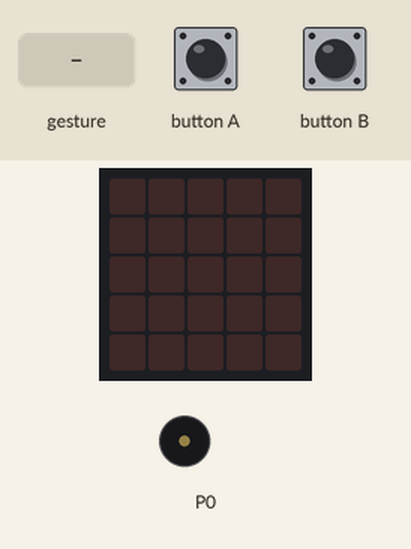
This program was run on a simulated BBC micro:bit (MakeCode). Parts: the board's 5×5 LED display, buzzer (waves = sounding). The test bench sets the inputs (shaded band). Random numbers come from a fixed seed; a tilt is held for 1.5 s and a shake lasts 1 s, then the board lies face up again.

Above: at 1.2 s.
1.3 s: gesture 'shake'
At 1.7 s:
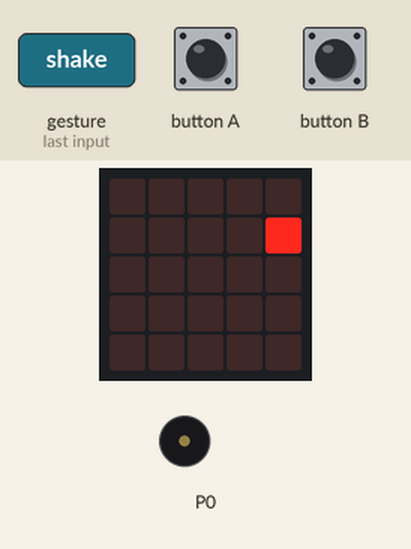
3.4 s: button A pressed for 0.15 s
At 5.9 s:
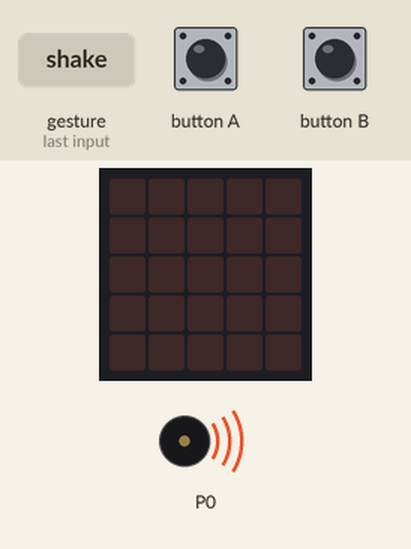
6.4 s: gesture 'shake'
At 6.92 s:
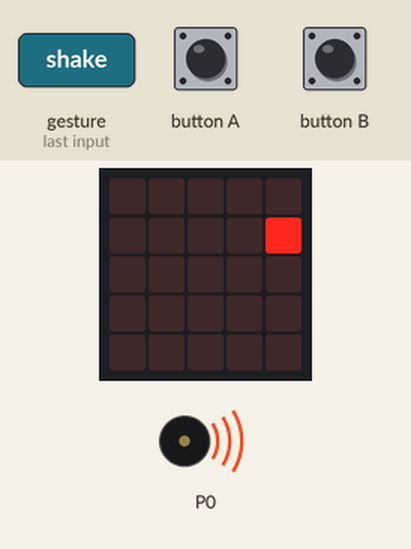
Timing chart, 0 to 15.4 s (numbered marks = the images above; inputs shaded):
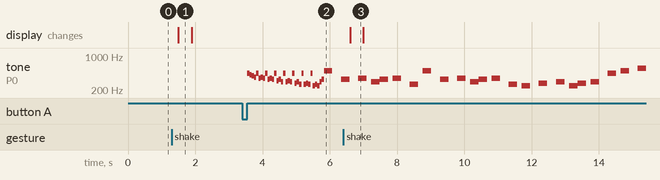

Measured:
- after the input at 1.3 s, the display: changes after 0.20 s (image 1)
- after the input at 3.4 s, tone on P0: plays 440 Hz for 0.07 s, 415 Hz for 0.07 s, 392 Hz for 0.07 s, 370 Hz for 0.07 s, 440 Hz for 0.07 s, 349 Hz for 0.07 s … (36 notes in this stretch), starting after 0.15 s
- after the input at 6.4 s, the display: changes after 0.20 s (image 3)
- what the display in image 1 shows lasts 0.4 s, from 1.5 s to 1.9 s

The program:

main.ts
```typescript
let _get = 0
// fight!
input.onButtonPressed(Button.A, function () {
    music.play(music.tonePlayable(440, music.beat(BeatFraction.Eighth)), music.PlaybackMode.UntilDone)
    music.play(music.tonePlayable(415, music.beat(BeatFraction.Eighth)), music.PlaybackMode.UntilDone)
    music.play(music.tonePlayable(392, music.beat(BeatFraction.Eighth)), music.PlaybackMode.UntilDone)
    music.play(music.tonePlayable(370, music.beat(BeatFraction.Eighth)), music.PlaybackMode.UntilDone)
    music.play(music.tonePlayable(440, music.beat(BeatFraction.Eighth)), music.PlaybackMode.UntilDone)
    music.play(music.tonePlayable(349, music.beat(BeatFraction.Eighth)), music.PlaybackMode.UntilDone)
    music.play(music.tonePlayable(370, music.beat(BeatFraction.Eighth)), music.PlaybackMode.UntilDone)
    music.play(music.tonePlayable(349, music.beat(BeatFraction.Eighth)), music.PlaybackMode.UntilDone)
    music.play(music.tonePlayable(440, music.beat(BeatFraction.Eighth)), music.PlaybackMode.UntilDone)
    music.play(music.tonePlayable(330, music.beat(BeatFraction.Eighth)), music.PlaybackMode.UntilDone)
    music.play(music.tonePlayable(349, music.beat(BeatFraction.Eighth)), music.PlaybackMode.UntilDone)
    music.play(music.tonePlayable(330, music.beat(BeatFraction.Eighth)), music.PlaybackMode.UntilDone)
    music.play(music.tonePlayable(440, music.beat(BeatFraction.Eighth)), music.PlaybackMode.UntilDone)
    music.play(music.tonePlayable(311, music.beat(BeatFraction.Eighth)), music.PlaybackMode.UntilDone)
    music.play(music.tonePlayable(330, music.beat(BeatFraction.Eighth)), music.PlaybackMode.UntilDone)
    music.play(music.tonePlayable(294, music.beat(BeatFraction.Eighth)), music.PlaybackMode.UntilDone)
    music.play(music.tonePlayable(440, music.beat(BeatFraction.Eighth)), music.PlaybackMode.UntilDone)
    music.play(music.tonePlayable(294, music.beat(BeatFraction.Eighth)), music.PlaybackMode.UntilDone)
    music.play(music.tonePlayable(311, music.beat(BeatFraction.Eighth)), music.PlaybackMode.UntilDone)
    music.play(music.tonePlayable(294, music.beat(BeatFraction.Eighth)), music.PlaybackMode.UntilDone)
    music.play(music.tonePlayable(440, music.beat(BeatFraction.Eighth)), music.PlaybackMode.UntilDone)
    music.play(music.tonePlayable(277, music.beat(BeatFraction.Eighth)), music.PlaybackMode.UntilDone)
    music.play(music.tonePlayable(294, music.beat(BeatFraction.Eighth)), music.PlaybackMode.UntilDone)
    music.play(music.tonePlayable(262, music.beat(BeatFraction.Eighth)), music.PlaybackMode.UntilDone)
    music.play(music.tonePlayable(440, music.beat(BeatFraction.Eighth)), music.PlaybackMode.UntilDone)
    music.play(music.tonePlayable(262, music.beat(BeatFraction.Eighth)), music.PlaybackMode.UntilDone)
    music.play(music.tonePlayable(277, music.beat(BeatFraction.Eighth)), music.PlaybackMode.UntilDone)
    music.play(music.tonePlayable(262, music.beat(BeatFraction.Eighth)), music.PlaybackMode.UntilDone)
    music.play(music.tonePlayable(440, music.beat(BeatFraction.Eighth)), music.PlaybackMode.UntilDone)
    music.play(music.tonePlayable(247, music.beat(BeatFraction.Eighth)), music.PlaybackMode.UntilDone)
    music.play(music.tonePlayable(262, music.beat(BeatFraction.Eighth)), music.PlaybackMode.UntilDone)
    music.play(music.tonePlayable(247, music.beat(BeatFraction.Eighth)), music.PlaybackMode.UntilDone)
    music.play(music.tonePlayable(294, music.beat(BeatFraction.Eighth)), music.PlaybackMode.UntilDone)
    music.play(music.tonePlayable(330, music.beat(BeatFraction.Eighth)), music.PlaybackMode.UntilDone)
    music.play(music.tonePlayable(494, music.beat(BeatFraction.Half)), music.PlaybackMode.UntilDone)
    music.rest(music.beat(BeatFraction.Half))
    music.play(music.tonePlayable(330, music.beat(BeatFraction.Half)), music.PlaybackMode.UntilDone)
    music.rest(music.beat(BeatFraction.Half))
    music.play(music.tonePlayable(349, music.beat(BeatFraction.Half)), music.PlaybackMode.UntilDone)
    music.rest(music.beat(BeatFraction.Quarter))
    music.play(music.tonePlayable(294, music.beat(BeatFraction.Half)), music.PlaybackMode.UntilDone)
    music.play(music.tonePlayable(330, music.beat(BeatFraction.Half)), music.PlaybackMode.UntilDone)
    music.rest(music.beat(BeatFraction.Quarter))
    music.play(music.tonePlayable(349, music.beat(BeatFraction.Half)), music.PlaybackMode.UntilDone)
    music.rest(music.beat(BeatFraction.Half))
    music.play(music.tonePlayable(262, music.beat(BeatFraction.Half)), music.PlaybackMode.UntilDone)
    music.rest(music.beat(BeatFraction.Quarter))
    music.play(music.tonePlayable(494, music.beat(BeatFraction.Half)), music.PlaybackMode.UntilDone)
    music.rest(music.beat(BeatFraction.Half))
    music.play(music.tonePlayable(330, music.beat(BeatFraction.Half)), music.PlaybackMode.UntilDone)
    music.rest(music.beat(BeatFraction.Half))
    music.play(music.tonePlayable(349, music.beat(BeatFraction.Half)), music.PlaybackMode.UntilDone)
    music.rest(music.beat(BeatFraction.Quarter))
    music.play(music.tonePlayable(294, music.beat(BeatFraction.Half)), music.PlaybackMode.UntilDone)
    music.play(music.tonePlayable(330, music.beat(BeatFraction.Half)), music.PlaybackMode.UntilDone)
    music.rest(music.beat(BeatFraction.Quarter))
    music.play(music.tonePlayable(349, music.beat(BeatFraction.Half)), music.PlaybackMode.UntilDone)
    music.rest(music.beat(BeatFraction.Half))
    music.play(music.tonePlayable(262, music.beat(BeatFraction.Half)), music.PlaybackMode.UntilDone)
    music.rest(music.beat(BeatFraction.Quarter))
    music.play(music.tonePlayable(247, music.beat(BeatFraction.Half)), music.PlaybackMode.UntilDone)
    music.rest(music.beat(BeatFraction.Half))
    music.play(music.tonePlayable(277, music.beat(BeatFraction.Half)), music.PlaybackMode.UntilDone)
    music.rest(music.beat(BeatFraction.Half))
    music.play(music.tonePlayable(294, music.beat(BeatFraction.Half)), music.PlaybackMode.UntilDone)
    music.rest(music.beat(BeatFraction.Quarter))
    music.play(music.tonePlayable(247, music.beat(BeatFraction.Half)), music.PlaybackMode.UntilDone)
    music.play(music.tonePlayable(277, music.beat(BeatFraction.Half)), music.PlaybackMode.UntilDone)
    music.rest(music.beat(BeatFraction.Quarter))
    music.play(music.tonePlayable(294, music.beat(BeatFraction.Half)), music.PlaybackMode.UntilDone)
    music.rest(music.beat(BeatFraction.Half))
    music.play(music.tonePlayable(440, music.beat(BeatFraction.Half)), music.PlaybackMode.UntilDone)
    music.rest(music.beat(BeatFraction.Quarter))
    music.play(music.tonePlayable(494, music.beat(BeatFraction.Half)), music.PlaybackMode.UntilDone)
    music.rest(music.beat(BeatFraction.Half))
    music.play(music.tonePlayable(554, music.beat(BeatFraction.Half)), music.PlaybackMode.UntilDone)
    music.rest(music.beat(BeatFraction.Half))
    music.play(music.tonePlayable(587, music.beat(BeatFraction.Half)), music.PlaybackMode.UntilDone)
    music.rest(music.beat(BeatFraction.Quarter))
    music.play(music.tonePlayable(494, music.beat(BeatFraction.Half)), music.PlaybackMode.UntilDone)
    music.play(music.tonePlayable(554, music.beat(BeatFraction.Half)), music.PlaybackMode.UntilDone)
    music.rest(music.beat(BeatFraction.Quarter))
    music.play(music.tonePlayable(587, music.beat(BeatFraction.Half)), music.PlaybackMode.UntilDone)
    music.rest(music.beat(BeatFraction.Half))
    music.play(music.tonePlayable(440, music.beat(BeatFraction.Half)), music.PlaybackMode.UntilDone)
})
input.onGesture(Gesture.Shake, function () {
    _get = randint(0, 1)
    basic.showLeds(`
        . . . . .
        . . . . #
        . . . . .
        . . . . .
        . . . . .
        `)
    basic.showLeds(`
        . . . . .
        . . . . .
        . . . . .
        . . . . .
        . . . . .
        `)
    basic.showLeds(`
        . . . . .
        . . . . .
        . . . . .
        . . . . .
        . . . . .
        `)
    basic.showLeds(`
        . . . . .
        . . . . .
        . . . . .
        . . . . .
        . . . . .
        `)
})
// get monster
input.onButtonPressed(Button.B, function () {

})
```

test.ts
```typescript
// テストはここに来ます。このパッケージが拡張機能として使用されるときにはコンパイルされません。
```
